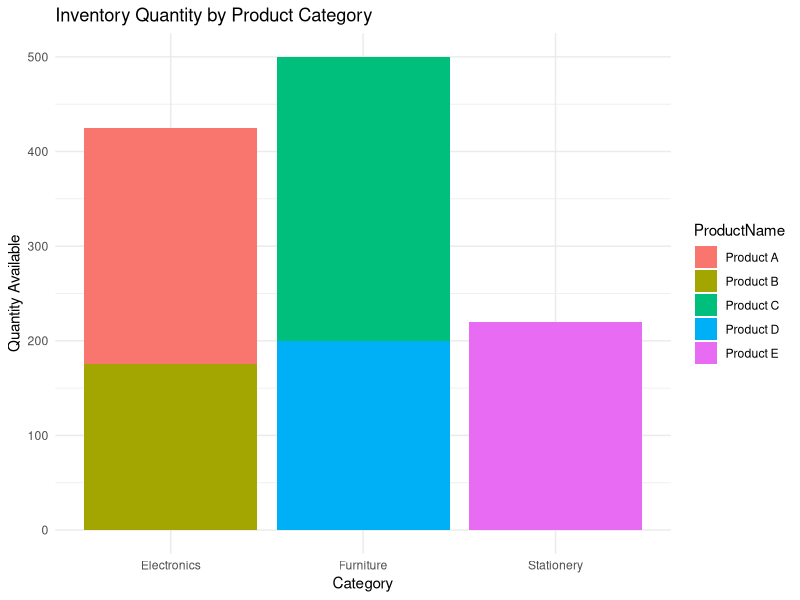

Reproduce this figure in R.
library(ggplot2)

# Product Inventory Data
inventory <- data.frame(
  ProductName = c("Product A","Product B","Product C","Product D","Product E"),
  Category = c("Electronics","Electronics","Furniture","Furniture","Stationery"),
  Quantity = c(250,175,300,200,220)
)

# Stacked Bar Chart
ggplot(inventory,
       aes(x = Category, y = Quantity, fill = ProductName)) +
  geom_bar(stat = "identity") +
  labs(
    title = "Inventory Quantity by Product Category",
    x = "Category",
    y = "Quantity Available"
  ) +
  theme_minimal()
